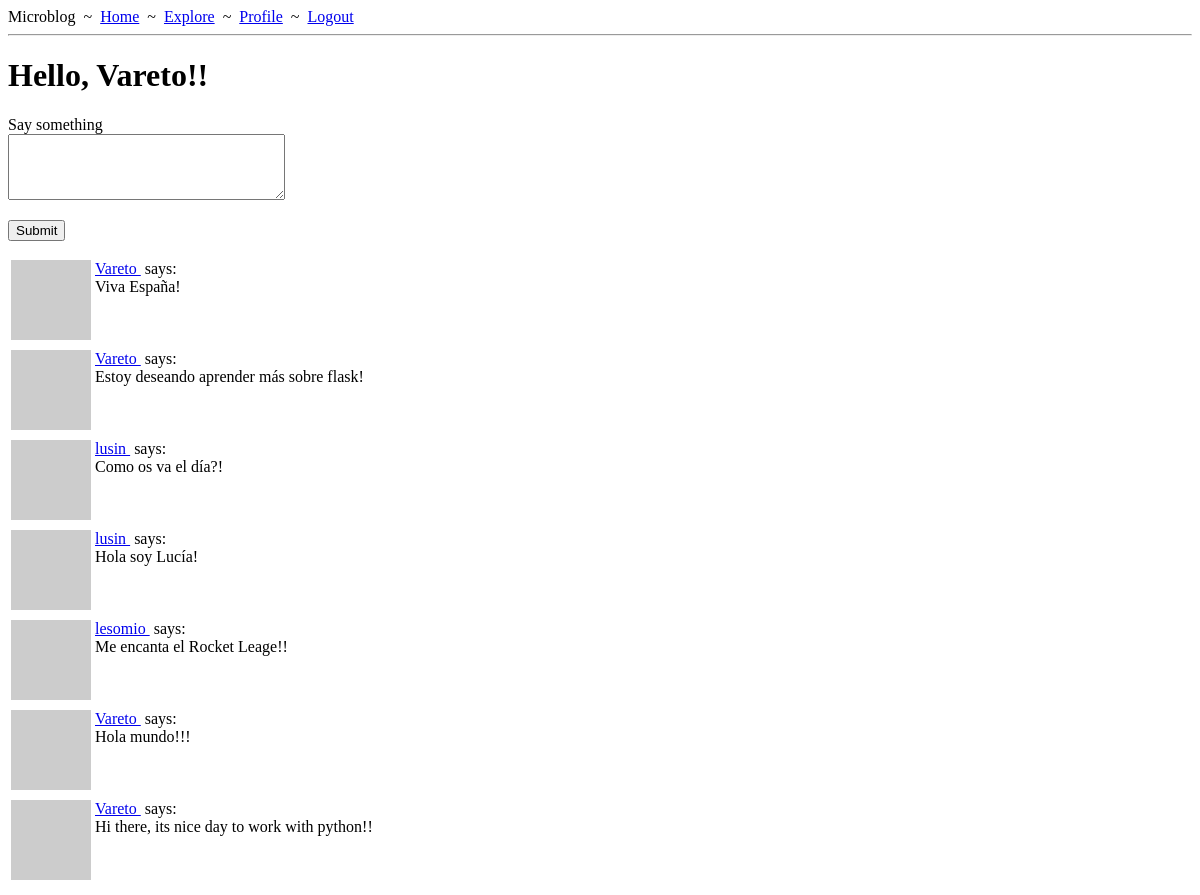
Before: /index (signed in) with the older database file.
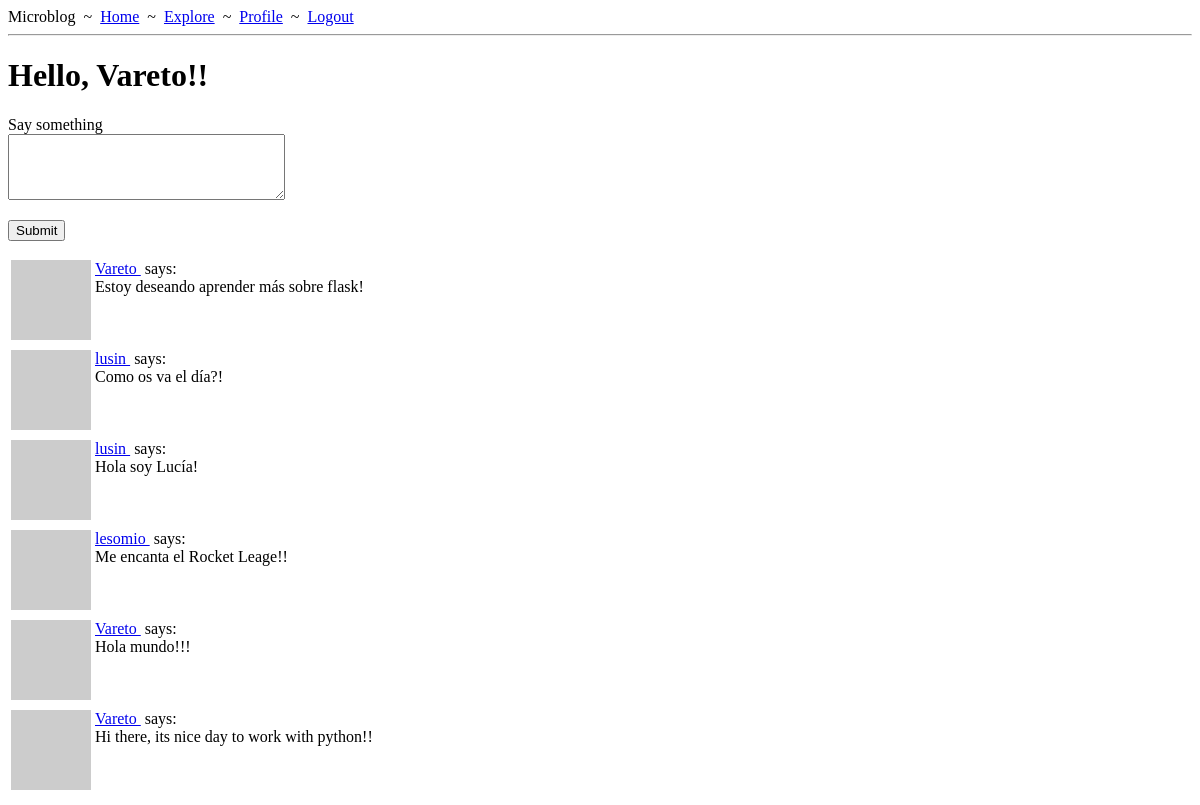
After: the same page with the newer database file.
### app/models.py (models this page shows, shortened)
class User(UserMixin, db.Model):
    id: so.Mapped[int] = so.mapped_column(primary_key=True)
    username: so.Mapped[str] = so.mapped_column(sa.String(64), index=True,
                                                unique=True)
    email: so.Mapped[str] = so.mapped_column(sa.String(120), index=True,
                                             unique=True)
    password_hash: so.Mapped[Optional[str]] = so.mapped_column(sa.String(256))
    posts: so.WriteOnlyMapped['Post'] = so.relationship(
        back_populates='author'
    )
    following: so.WriteOnlyMapped['User'] = so.relationship(
        secondary=followers,
        primaryjoin=(followers.c.follower_id == id),
        secondaryjoin=(followers.c.followed_id == id),
        back_populates='followers'
    )
    followers: so.WriteOnlyMapped['User'] = so.relationship(
        secondary=followers,
        primaryjoin=(followers.c.followed_id == id),
        secondaryjoin=(followers.c.follower_id == id),
        back_populates='following'
    )
    about_me: so.Mapped[Optional[str]] = so.mapped_column(sa.String(140))
    last_seen: so.Mapped[Optional[datetime]] = so.mapped_column(
        default=lambda: datetime.now(timezone.utc))
    def avatar(self, size):
        digest = md5(self.email.lower().encode('utf-8')).hexdigest()
        return f'https://www.gravatar.com/avatar/{digest}?d=identicon&s={size}'
    def following_posts(self):
        Author = so.aliased(User)
        Follower = so.aliased(User)
        return (
            sa.select(Post)
            .join(Post.author.of_type(Author))
            .join(Author.followers.of_type(Follower), isouter=True)
            .where(sa.or_(
                Follower.id == self.id,
                Author.id == self.id
            ))
            .group_by(Post)
            .order_by(Post.timestamp.desc())
        )

class Post(db.Model):
    id: so.Mapped[int] = so.mapped_column(primary_key=True)
    body: so.Mapped[str] = so.mapped_column(sa.String(140))
    timestamp: so.Mapped[datetime] = so.mapped_column(
        index=True, default=lambda: datetime.now(timezone.utc)
    )
    user_id: so.Mapped[int] = so.mapped_column(sa.ForeignKey(User.id),
                                               index=True)
    author: so.Mapped[User] = so.relationship(back_populates='posts')

### app/routes.py (the view)
@app.route('/', methods=['GET', 'POST'])
@app.route('/index', methods=['GET', 'POST'])
@login_required
def index():
    form = PostForm()
    if form.validate_on_submit():
        post = Post(body=form.post.data, author=current_user)
        db.session.add(post)
        db.session.commit()
        flash('Your post is now live!')
        return redirect(url_for('index'))
    page = request.args.get('page', 1, type=int)
    posts = db.paginate(current_user.following_posts(), page=page,
                        per_page=app.config['POSTS_PER_PAGE'], error_out=False)
    next_url = url_for('index', page=posts.next_num) \
        if posts.has_next else None
    prev_url = url_for('index', page=posts.prev_num) \
        if posts.has_prev else None
    return render_template('index.html', title='Home', form=form,
                           posts=posts.items, next_url=next_url,
                           prev_url=prev_url)

### app/forms.py
class PostForm(FlaskForm):
    post = TextAreaField('Say something', validators=[
        DataRequired(), Length(min=1, max=140)])
    submit = SubmitField('Submit')

### app/models.py (called while the page is built)
@login.user_loader
def load_user(id):
    return db.session.get(User, int(id))

### app/routes.py (called while the page is built)
@app.before_request
def before_request():
    if current_user.is_authenticated:
        current_user.last_seen = datetime.now(timezone.utc)
        db.session.commit()

### app/templates/index.html (shortened to what this page needs)
{% extends "base.html" %}
{% block content %}
    <h1>Hello, {{ current_user.username }}!!</h1>
    {% if form %}
    <form action="" method="post">
        <p>
            {{ form.post.label }}<br>
            {{ form.post(cols=32, rows=4) }}<br>
        </p>
        <p>{{ form.submit() }}</p>
    </form>
    {% endif %}
    {% for post in posts %}
        {% include "_post.html" %}
    {% endfor %}
{% endblock %}

### app/templates/base.html (shortened to what this page needs)
<!DOCTYPE html>
<html>
  <head>
  </head>
  <body>
    <div>
      Microblog
      &nbsp;~&nbsp;
      <a href={{ url_for('index') }}>Home</a>
      &nbsp;~&nbsp;
      <a href={{ url_for('explore') }}>Explore</a>
      &nbsp;~&nbsp;
      {% if current_user.is_anonymous %}
      <a href={{ url_for('login') }}>Login</a>
      {% else %}
      <a href={{ url_for('user', username=current_user.username) }}>Profile</a>
      &nbsp;~&nbsp;
      <a href={{ url_for('logout') }}>Logout</a>
      {% endif %}
    </div>
    <hr />
    {% block content %} {% endblock content %}
  </body>
</html>

### app/templates/_post.html
<table>
  <tr valign="top">
    <td><img src="{{ post.author.avatar(36) }}" /></td>
    <td>
      <a href="{{ url_for('user', username=post.author.username) }}">
        {{ post.author.username }}
      </a>
      &nbsp;says:<br />{{ post.body }}
    </td>
  </tr>
</table>

Changed rows visible on the page:
removed Post: author.username "Vareto", body "Viva España!"
